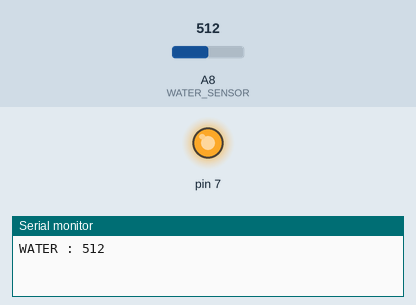
Bench run of a sketch on a simulated Arduino Mega 2560, built with avr-gcc and run on an emulated ATmega2560. Shown: output pins drawn as LEDs (lit = HIGH), the last lines printed to the serial monitor. Inputs (shaded band) come from the test bench; at power-on: A8 (WATER_SENSOR) = 512.

Above: at 1.2 s.
3.0 s: A8 (WATER_SENSOR) set to 716
At 4.8 s:
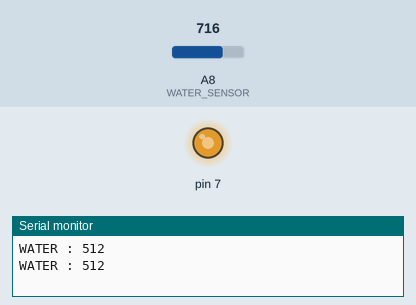
6.5 s: A8 (WATER_SENSOR) set to 511
10.0 s: A8 (WATER_SENSOR) set to 109
13.5 s: A8 (WATER_SENSOR) set to 92
At 14.4 s:
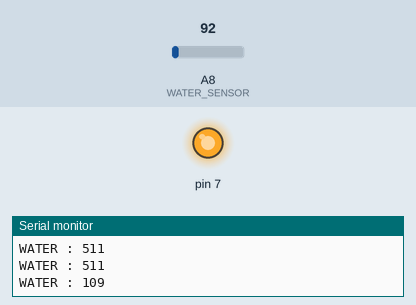
17.0 s: A8 (WATER_SENSOR) set to 110
At 21.45 s:
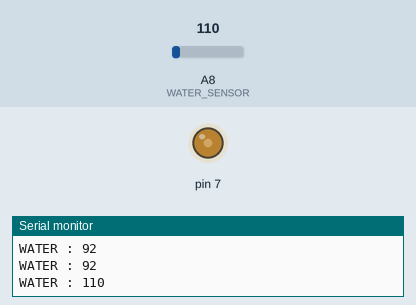
Timing chart, 0 to 21.5 s (numbered marks = the images above; inputs shaded):
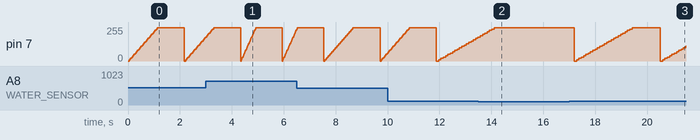

Measured:
- the behaviour switches between 101 and 100 on A8 (WATER_SENSOR) (found by bisection; images 1 and 2)
- after the input at 13.5 s, pin 7: goes on until 14.1 s, then stays 250/255
- after the input at 17.0 s, pin 7: ramps from 0/255 to 250/255 and jumps back, once every 3.3 s

The sketch:

WHTER_SENEOR.ino
```cpp
const uint8_t WATER_SENSOR {A8};
const uint8_t SERVER_MOTOR {7U};

void setup() {
  // put your setup code here, to run once:
  Serial.begin(115200UL);
  pinMode(WATER_SENSOR, INPUT);
  pinMode(SERVER_MOTOR, OUTPUT);
}

void loop() {
  // put your main code here, to run repeatedly:
  uint16_t water_value = analogRead(WATER_SENSOR);

  water_value = constrain(water_value, 0, 737);

  uint16_t mapped_value = map(water_value, 0, 737, 100, 20);

  if(water_value > 100){ //비를 감지
    for(int i = 0; i<256; i+=10){
      analogWrite(SERVER_MOTOR, i);
      delay(mapped_value);
    }

  }

  Serial.print(F("WATER : "));
  Serial.println(water_value);
  delay(1000UL);
}
```
